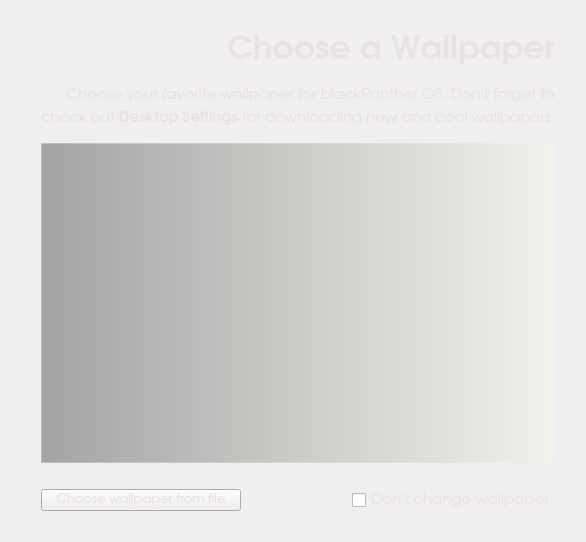
<?xml version="1.0" encoding="UTF-8"?>
<ui version="4.0">
 <class>wallpaperWidget</class>
 <widget class="QWidget" name="wallpaperWidget">
  <property name="geometry">
   <rect>
    <x>0</x>
    <y>0</y>
    <width>586</width>
    <height>542</height>
   </rect>
  </property>
  <property name="windowTitle">
   <string>Wallpaper</string>
  </property>
  <property name="styleSheet">
   <string>color: rgb(234, 225, 228);</string>
  </property>
  <layout class="QGridLayout" name="gridLayout">
   <item row="5" column="1">
    <layout class="QVBoxLayout" name="verticalLayout">
     <item>
      <widget class="QListWidget" name="listWallpaper">
       <property name="sizePolicy">
        <sizepolicy hsizetype="Expanding" vsizetype="Expanding">
         <horstretch>0</horstretch>
         <verstretch>0</verstretch>
        </sizepolicy>
       </property>
       <property name="minimumSize">
        <size>
         <width>0</width>
         <height>0</height>
        </size>
       </property>
       <property name="styleSheet">
        <string notr="true">#listWallpaper{background-color: qlineargradient(spread:pad, x1:0, y1:0, x2:1, y2:0, stop:0 rgba(0, 0, 0, 81), stop:0.00537634 rgba(0, 0, 0, 80), stop:1 rgba(250, 250, 230, 80));

border: 1px solid rgb(236, 236, 236, 80);}</string>
       </property>
       <property name="frameShape">
        <enum>QFrame::NoFrame</enum>
       </property>
       <property name="frameShadow">
        <enum>QFrame::Sunken</enum>
       </property>
       <property name="dragDropMode">
        <enum>QAbstractItemView::NoDragDrop</enum>
       </property>
       <property name="alternatingRowColors">
        <bool>false</bool>
       </property>
       <property name="textElideMode">
        <enum>Qt::ElideRight</enum>
       </property>
       <property name="verticalScrollMode">
        <enum>QAbstractItemView::ScrollPerPixel</enum>
       </property>
       <property name="horizontalScrollMode">
        <enum>QAbstractItemView::ScrollPerPixel</enum>
       </property>
       <property name="movement">
        <enum>QListView::Static</enum>
       </property>
       <property name="flow">
        <enum>QListView::LeftToRight</enum>
       </property>
       <property name="isWrapping" stdset="0">
        <bool>true</bool>
       </property>
       <property name="resizeMode">
        <enum>QListView::Adjust</enum>
       </property>
       <property name="layoutMode">
        <enum>QListView::SinglePass</enum>
       </property>
       <property name="spacing">
        <number>0</number>
       </property>
       <property name="gridSize">
        <size>
         <width>170</width>
         <height>180</height>
        </size>
       </property>
       <property name="viewMode">
        <enum>QListView::IconMode</enum>
       </property>
       <property name="modelColumn">
        <number>0</number>
       </property>
       <property name="uniformItemSizes">
        <bool>true</bool>
       </property>
       <property name="batchSize">
        <number>1</number>
       </property>
       <property name="wordWrap">
        <bool>true</bool>
       </property>
       <property name="selectionRectVisible">
        <bool>true</bool>
       </property>
      </widget>
     </item>
     <item>
      <spacer name="verticalSpacer_3">
       <property name="orientation">
        <enum>Qt::Vertical</enum>
       </property>
       <property name="sizeType">
        <enum>QSizePolicy::Fixed</enum>
       </property>
       <property name="sizeHint" stdset="0">
        <size>
         <width>20</width>
         <height>20</height>
        </size>
       </property>
      </spacer>
     </item>
     <item>
      <layout class="QHBoxLayout" name="horizontalLayout">
       <item>
        <widget class="QPushButton" name="buttonChooseWp">
         <property name="minimumSize">
          <size>
           <width>200</width>
           <height>0</height>
          </size>
         </property>
         <property name="font">
          <font>
           <family>URW Gothic L</family>
           <pointsize>10</pointsize>
          </font>
         </property>
         <property name="text">
          <string>Choose wallpaper from file</string>
         </property>
        </widget>
       </item>
       <item>
        <spacer name="horizontalSpacer_5">
         <property name="orientation">
          <enum>Qt::Horizontal</enum>
         </property>
         <property name="sizeType">
          <enum>QSizePolicy::Expanding</enum>
         </property>
         <property name="sizeHint" stdset="0">
          <size>
           <width>20</width>
           <height>20</height>
          </size>
         </property>
        </spacer>
       </item>
       <item>
        <widget class="QCheckBox" name="checkBox">
         <property name="font">
          <font>
           <family>URW Gothic L</family>
           <pointsize>11</pointsize>
          </font>
         </property>
         <property name="styleSheet">
          <string notr="true"/>
         </property>
         <property name="text">
          <string>Don't change wallpaper</string>
         </property>
        </widget>
       </item>
      </layout>
     </item>
    </layout>
   </item>
   <item row="5" column="0">
    <spacer name="horizontalSpacer_3">
     <property name="orientation">
      <enum>Qt::Horizontal</enum>
     </property>
     <property name="sizeType">
      <enum>QSizePolicy::Fixed</enum>
     </property>
     <property name="sizeHint" stdset="0">
      <size>
       <width>30</width>
       <height>20</height>
      </size>
     </property>
    </spacer>
   </item>
   <item row="5" column="2">
    <spacer name="horizontalSpacer_4">
     <property name="orientation">
      <enum>Qt::Horizontal</enum>
     </property>
     <property name="sizeType">
      <enum>QSizePolicy::Fixed</enum>
     </property>
     <property name="sizeHint" stdset="0">
      <size>
       <width>20</width>
       <height>20</height>
      </size>
     </property>
    </spacer>
   </item>
   <item row="3" column="1">
    <widget class="QLabel" name="labelMouseDesc">
     <property name="minimumSize">
      <size>
       <width>300</width>
       <height>0</height>
      </size>
     </property>
     <property name="font">
      <font>
       <family>URW Gothic L</family>
       <pointsize>11</pointsize>
      </font>
     </property>
     <property name="styleSheet">
      <string notr="true"/>
     </property>
     <property name="text">
      <string>&lt;!DOCTYPE HTML PUBLIC &quot;-//W3C//DTD HTML 4.0//EN&quot; &quot;http://www.w3.org/TR/REC-html40/strict.dtd&quot;&gt;
&lt;html&gt;&lt;head&gt;&lt;meta name=&quot;qrichtext&quot; content=&quot;1&quot; /&gt;&lt;style type=&quot;text/css&quot;&gt;
p, li { white-space: pre-wrap; }
&lt;/style&gt;&lt;/head&gt;&lt;body style=&quot; font-family:'URW Gothic L'; font-size:11pt; font-weight:400; font-style:normal;&quot;&gt;
&lt;p style=&quot; margin-top:0px; margin-bottom:0px; margin-left:0px; margin-right:0px; -qt-block-indent:0; text-indent:0px;&quot;&gt;Choose your favorite wallpaper for blackPanther OS. Don't forget to check out &lt;span style=&quot; font-weight:600;&quot;&gt;Desktop Settings&lt;/span&gt; for downloading new and cool wallpapers.&lt;/p&gt;&lt;/body&gt;&lt;/html&gt;</string>
     </property>
     <property name="alignment">
      <set>Qt::AlignRight|Qt::AlignTrailing|Qt::AlignVCenter</set>
     </property>
     <property name="wordWrap">
      <bool>true</bool>
     </property>
    </widget>
   </item>
   <item row="1" column="1">
    <widget class="QLabel" name="label">
     <property name="sizePolicy">
      <sizepolicy hsizetype="Preferred" vsizetype="Fixed">
       <horstretch>0</horstretch>
       <verstretch>0</verstretch>
      </sizepolicy>
     </property>
     <property name="minimumSize">
      <size>
       <width>0</width>
       <height>50</height>
      </size>
     </property>
     <property name="font">
      <font>
       <family>URW Gothic L</family>
       <pointsize>25</pointsize>
       <weight>75</weight>
       <bold>true</bold>
      </font>
     </property>
     <property name="styleSheet">
      <string/>
     </property>
     <property name="text">
      <string>Choose a Wallpaper</string>
     </property>
     <property name="alignment">
      <set>Qt::AlignRight|Qt::AlignTrailing|Qt::AlignVCenter</set>
     </property>
    </widget>
   </item>
   <item row="0" column="1">
    <spacer name="verticalSpacer">
     <property name="orientation">
      <enum>Qt::Vertical</enum>
     </property>
     <property name="sizeType">
      <enum>QSizePolicy::Fixed</enum>
     </property>
     <property name="sizeHint" stdset="0">
      <size>
       <width>20</width>
       <height>10</height>
      </size>
     </property>
    </spacer>
   </item>
   <item row="2" column="1">
    <spacer name="verticalSpacer_5">
     <property name="orientation">
      <enum>Qt::Vertical</enum>
     </property>
     <property name="sizeType">
      <enum>QSizePolicy::Preferred</enum>
     </property>
     <property name="sizeHint" stdset="0">
      <size>
       <width>20</width>
       <height>10</height>
      </size>
     </property>
    </spacer>
   </item>
   <item row="6" column="1">
    <spacer name="verticalSpacer_6">
     <property name="orientation">
      <enum>Qt::Vertical</enum>
     </property>
     <property name="sizeType">
      <enum>QSizePolicy::Fixed</enum>
     </property>
     <property name="sizeHint" stdset="0">
      <size>
       <width>20</width>
       <height>20</height>
      </size>
     </property>
    </spacer>
   </item>
   <item row="4" column="1">
    <spacer name="verticalSpacer_4">
     <property name="orientation">
      <enum>Qt::Vertical</enum>
     </property>
     <property name="sizeType">
      <enum>QSizePolicy::Fixed</enum>
     </property>
     <property name="sizeHint" stdset="0">
      <size>
       <width>20</width>
       <height>10</height>
      </size>
     </property>
    </spacer>
   </item>
  </layout>
 </widget>
 <resources/>
 <connections/>
</ui>
